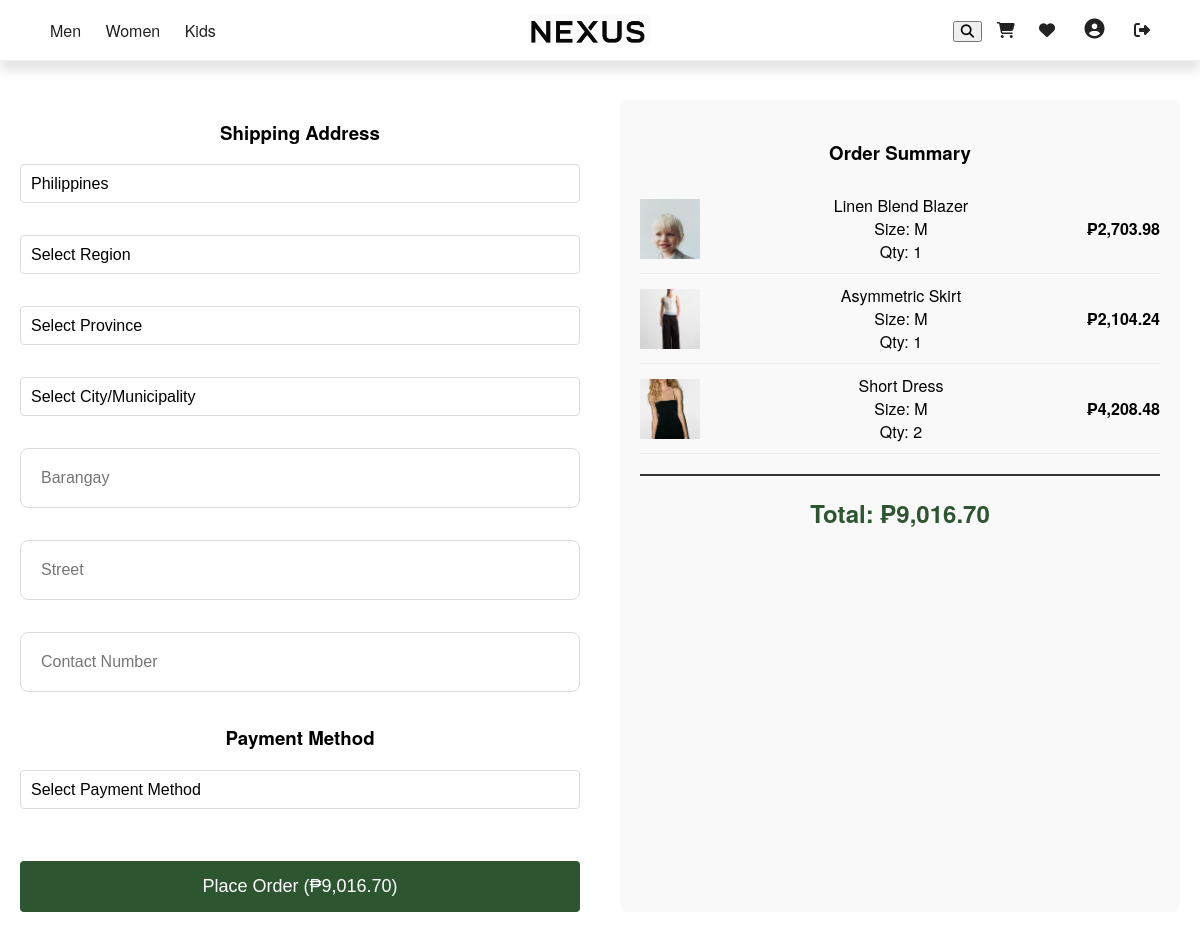
The page /pages/checkout.php (signed in) on the database as committed earlier.
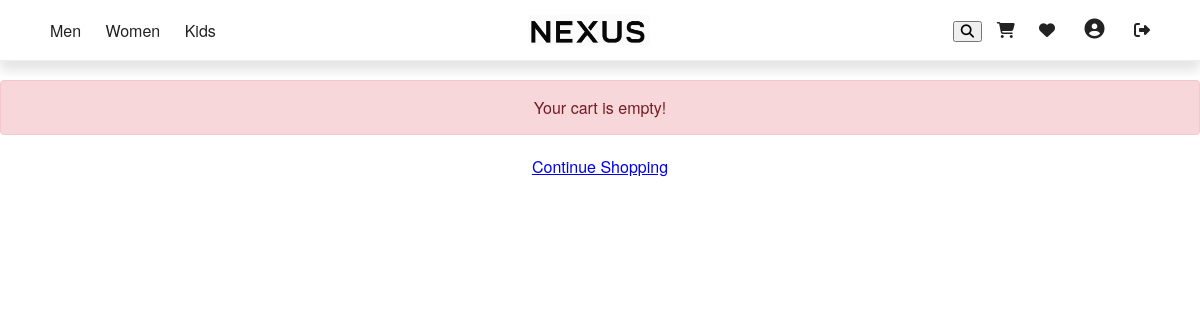
The same page on the database as committed later.
### tables this page shows
CREATE TABLE `cart` (
  `id` int(11) NOT NULL,
  `user_id` int(11) DEFAULT NULL,
  `product_code` varchar(20) DEFAULT NULL,
  `size` varchar(10) DEFAULT NULL,
  `quantity` int(11) DEFAULT 1
);

CREATE TABLE `products` (
  `product_code` varchar(20) NOT NULL,
  `name` varchar(255) NOT NULL,
  `description` text DEFAULT NULL,
  `price` decimal(10,2) NOT NULL,
  `category` enum('women','men','kids') NOT NULL,
  `image_url` varchar(255) NOT NULL
);

### pages/checkout.php (the view, shortened to what this page needs)
<?php
include("../includes/database.php");
include '../includes/header.php';
$user_id = $_SESSION['user_id'] ?? null;
$cart_sql = "SELECT c.*, p.name, p.price, p.image_url
             FROM cart c
             JOIN products p ON c.product_code = p.product_code
             WHERE c.user_id = ?";
$stmt = $conn->prepare($cart_sql);
$stmt->bind_param("i", $user_id);
$stmt->execute();
$cart_items = $stmt->get_result()->fetch_all(MYSQLI_ASSOC);
$total = array_reduce($cart_items, fn($sum, $item) => $sum + ($item['price'] * $item['quantity']), 0);
?>
<!DOCTYPE html>
<html lang="en">
<head>
    <link rel="stylesheet" href="../assets/css/checkout.css">
</head>
<body>
    <?php if (isset($success)): ?>
    <?php include 'order.php'; ?>
    <?php elseif (isset($error)): ?>
    <div class="alert alert-error"><?= $error ?></div>
    <a href="cart.php" class="btn btn-primary">Back to Cart</a>
    <?php elseif (empty($cart_items)): ?>
    <div class="alert alert-error">Your cart is empty!</div>
    <a href="index.php" class="btn btn-primary">Continue Shopping</a>
    <?php else: ?>
    <div class="checkout-container">
        <div class="checkout-form">
            <form method="POST">
                <h3>Shipping Address</h3>
                <div class="form-group">
                    <select name="country" required readonly>
                        <option value="Philippines" selected>Philippines</option>
                    </select>
                </div>
                <div class="form-group">
                    <select name="region" id="region" required>
                        <option value="">Select Region</option>
                    </select>
                </div>
                <div class="form-group">
                    <select name="province" id="province" required>
                        <option value="">Select Province</option>
                    </select>
                </div>
                <div class="form-group">
                    <select name="city" id="city" required>
                        <option value="">Select City/Municipality</option>
                    </select>
                </div>
                <div class="form-group"><input type="text" name="barangay" placeholder="Barangay" required></div>
                <div class="form-group"><input type="text" name="street" placeholder="Street" required></div>
                <div class="form-group"><input type="text" name="contact_number" placeholder="Contact Number" required>
                </div>
                <h3>Payment Method</h3>
                <div class="form-group">
                    <select name="payment_method" required>
                        <option value="">Select Payment Method</option>
                    </select>
                </div>
                <button type="submit" name="place_order" class="place-order-btn">
                    Place Order (₱<?= number_format($total, 2) ?>)
                </button>
            </form>
            <?php endif; ?>
        </div>
        <?php if (!empty($cart_items) && !isset($success)): ?>
        <div class="order-summary">
            <h3>Order Summary</h3>
            <?php foreach ($cart_items as $item): ?>
            <div class="order-item">
                <img src="../<?= htmlspecialchars($item['image_url']) ?>" …>
                <div class="item-info">
                    <div><?= htmlspecialchars($item['name']) ?></div>
                    <div>Size: <?= htmlspecialchars($item['size']) ?></div>
                    <div>Qty: <?= $item['quantity'] ?></div>
                </div>
                <div class="item-price">
                    ₱<?= number_format($item['price'] * $item['quantity'], 2) ?>
                </div>
            </div>
            <?php endforeach; ?>
            <div class="total-section">
                <div class="total-amount">
                    Total: ₱<?= number_format($total, 2) ?>
                </div>
            </div>
        </div>
        <?php endif; ?>
    </div>
</body>
</html>

Rows that differ between the two databases and show on the page:
removed cart: product_code.image_url (picture), product_code.name "Linen Blend Blazer", size "M", quantity "1", $item['price'] * $item['quantity'] "2,703.98"
removed cart: product_code.image_url (picture), product_code.name "Asymmetric Skirt", size "M", quantity "1", $item['price'] * $item['quantity'] "2,104.24"
removed cart: product_code.image_url (picture), product_code.name "Short Dress", size "M", quantity "2", $item['price'] * $item['quantity'] "4,208.48"
Other text that changed with them:
form field country: "Philippines" → (not shown)
form field region: "Select Region" → (not shown)
form field province: "Select Province" → (not shown)
form field city: "Select City/Municipality" → (not shown)
form field payment_method: "Select Payment Method" → (not shown)
$total: "9,016.70" → (not shown)
text no longer shown: "Shipping Address Payment Method Place Order (₱ ) Order Summary Total: ₱"
text now shown: "Your cart is empty! Continue Shopping"
